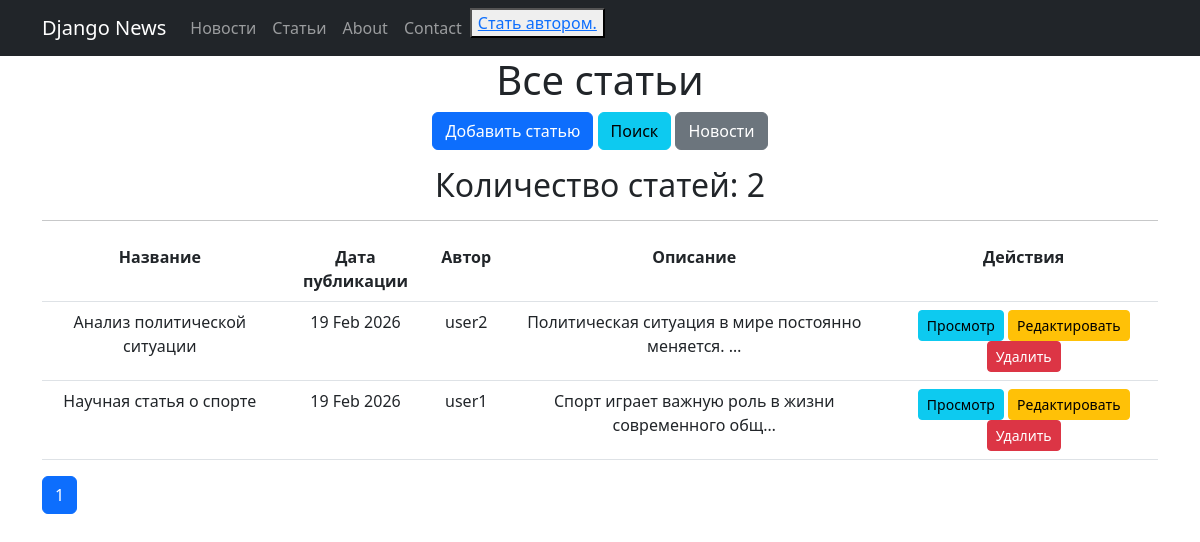
/news/articles/, run on an earlier commit of the app's database.
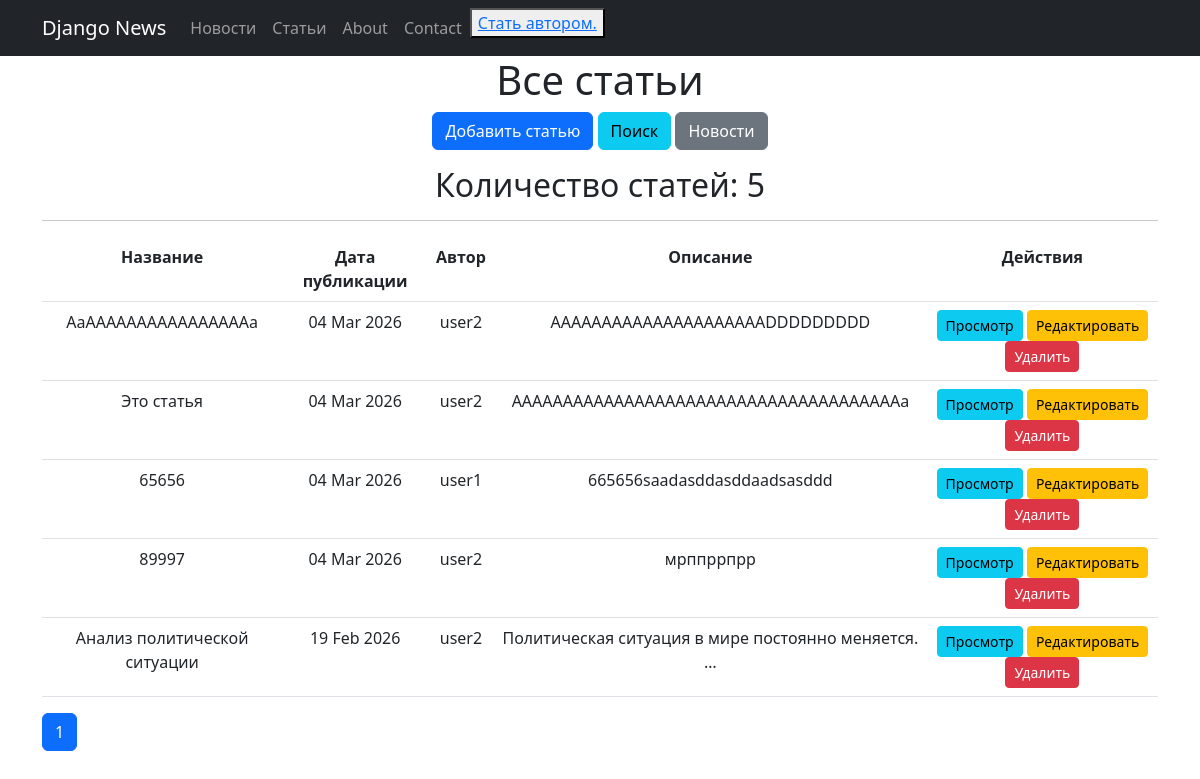
And on a later commit of the database.
### newsapp/models.py (models this page shows, shortened)
class Post(models.Model):
    author = models.ForeignKey(Author, on_delete=models.CASCADE)
    NEWS = 'NW'
    ARTICLE = 'AR'
    CATEGORY_CHOICES = (
        (NEWS, 'Новость'),
        (ARTICLE, 'Статья'),
    )
    post_type = models.CharField(max_length=2, choices=CATEGORY_CHOICES, default=NEWS)
    date = models.DateTimeField(auto_now_add=True)
    category = models.ManyToManyField(Category, through='PostCategory')
    title = models.CharField(max_length=100)
    content = models.TextField()
    postRating = models.SmallIntegerField(default=0)

class Author(models.Model):
    user = models.OneToOneField(User, on_delete=models.CASCADE)
    author_rating = models.SmallIntegerField(default=0)

### newsapp/views.py (the view)
# urls.py: path('articles/', ArticleList.as_view(), name='articles_list'),
class ArticleList(ListView):
    model = Post
    ordering = '-date'
    template_name = 'articles.html'
    context_object_name = 'articles'
    paginate_by = 10
    def get_queryset(self):
        return Post.objects.filter(post_type='AR').order_by('-date')
    def get_context_data(self, **kwargs):
        context = super().get_context_data(**kwargs)
        if self.request.user.is_authenticated:
            context['is_not_premium'] = not self.request.user.groups.filter(name='author').exists()
        else:
            context['is_not_premium'] = True
        return context

### newsapp/templatetags/custom_filters.py (called while the page is built)
@register.filter
def censor(value):
    censored_words = {'редиска', 'дурак', 'идиот'}
    if not isinstance(value, str):
        raise ValueError("Фильтр censor может применяться только к строкам")
    result = []
    word_buffer = []
    def process_word(word_chars):
        if not word_chars:
            return ''
        word = ''.join(word_chars)
        if word.lower() in censored_words:
            return word[0] + '*' * (len(word) - 1)
        else:
            return word
    for char in value:
        if char.isalpha():
            word_buffer.append(char)
        else:
            result.append(process_word(word_buffer))
            word_buffer = []
            result.append(char)
    result.append(process_word(word_buffer))
    return ''.join(result)

### newsapp/templatetags/custom_tags.py (called while the page is built)
@register.simple_tag
def total_posts_count(post_type=None):
    queryset = Post.objects.all()
    if post_type:
        queryset = queryset.filter(post_type=post_type)
    return queryset.count()

### templates/articles.html (shortened to what this page needs)
{% extends 'default.html' %}
{% load custom_filters %}
{% load custom_tags %}
{% block content %}
    <h1>Все статьи</h1>
    <div class="mb-3">
        <a href="{% url 'article_create' %}" class="btn btn-primary">Добавить статью</a>
        <a href="{% url 'article_search' %}" class="btn btn-info">Поиск</a>
        <a href="{% url 'news_list' %}" class="btn btn-secondary">Новости</a>
    </div>
    <h2>Количество статей: {% total_posts_count 'AR' %}</h2>
    <hr>
    <table class="table">
        <tr>
            <th>Название</th>
            <th>Дата публикации</th>
            <th>Автор</th>
            <th>Описание</th>
            <th>Действия</th>
        </tr>
        {% for article in articles %}
            <tr>
                <td>{{ article.title|censor }}</td>
                <td>{{ article.date|date:'d M Y' }}</td>
                <td>{{ article.author.user.username }}</td>
                <td>{{ article.content|censor|truncatechars:50 }}</td>
                <td>
                    <a href="{% url 'article_detail' article.pk %}" class="btn btn-sm btn-info">Просмотр</a>
                    <a href="{% url 'article_edit' article.pk %}" class="btn btn-sm btn-warning">Редактировать</a>
                    <a href="{% url 'article_delete' article.pk %}" class="btn btn-sm btn-danger">Удалить</a>
                </td>
            </tr>
        {% empty %}
            <tr>
                <td colspan="5">Статей пока нет.</td>
            </tr>
        {% endfor %}
    </table>
    <div class="pagination">
        <span class="btn btn-primary">{{ page_obj.number }}</span>
    </div>
{% endblock content %}

What changed in the data, as far as the page shows it:
removed Post: title|censor "Научная статья о спорте", date "19 Feb 2026", author.user.username "user1", content|censor "Спорт играет важную роль в жизни современного общ…"
added Post: title|censor "AaAAAAAAAAAAAAAAAAa", date "04 Mar 2026", author.user.username "user2", content|censor "AAAAAAAAAAAAAAAAAAAAADDDDDDDDD"
added Post: title|censor "Это статья", date "04 Mar 2026", author.user.username "user2", content|censor "ААААААААААААААААААААААААААААААААААААААа"
added Post: title|censor "65656", date "04 Mar 2026", author.user.username "user1", content|censor "665656saadasddasddaadsasddd"
added Post: title|censor "89997", date "04 Mar 2026", author.user.username "user2", content|censor "мрппррпрр"
Also different on the page:
text no longer shown: "2"
text now shown: "5"
